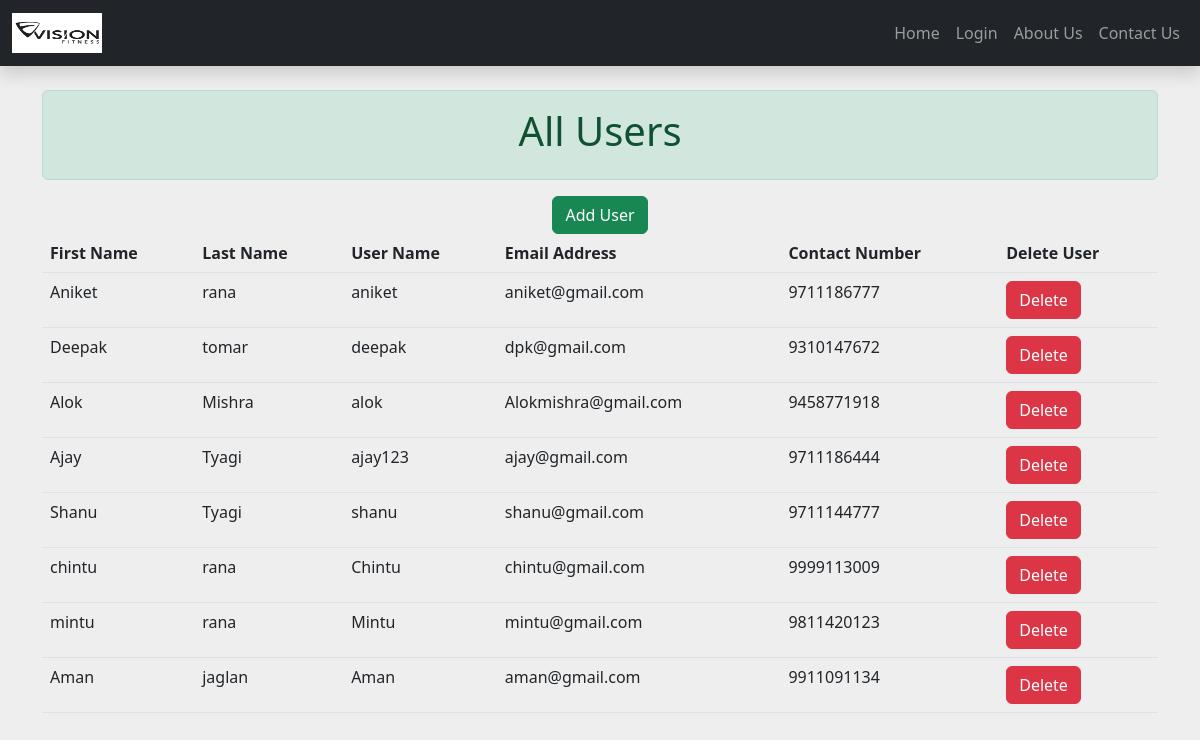
The page /all_users/ (signed in) on the database its author committed.
### health/models.py (models this page shows)
class UserModel(models.Model):
    user_id=models.ForeignKey(UserMaster, on_delete=models.CASCADE)
    contact_no= models.CharField(max_length=50)
    Age=models.IntegerField(null=True)
    Height=models.IntegerField(null=True)
    Weight=models.IntegerField(null=True)
    Gender=models.CharField(max_length=50)
    vegnonveg=models.CharField(max_length=50)
    goalweight=models.IntegerField(null=True)
    Balance=models.FloatField(null=True)
    expirydate=models.DateTimeField(null=True)

class UserMaster(models.Model):
    user_id=models.OneToOneField(User, on_delete=models.CASCADE)
    role=models.CharField(max_length=50)

### health/views.py (the view)
# urls.py: path('all_users/', views.all_users, name="all_users"),
def all_users(request):
  if "id" in request.session:
    users=UserModel.objects.all()
    print(users,"##################")
    return render(request, "health/all_users.html", {"users":users })
  return render(request,"health/login.html")

### health/Templates/health/all_users.html
{% extends "health/base.html" %}
{% block content %}
<div class="container mt-4">
  <div class="alert alert-success mb-3 text-center">
      <strong><h1>All Users</h1></strong>
    </div>
<div><center><a href="{% url 'add_user' %}" class="btn btn-success">Add User</a></center></div>
<table class="table">
    <thead class="thead-dark">
      <tr>
        <th scope="col">First Name</th>
        <th scope="col">Last Name</th>
        <th scope="col">User Name</th>
        <th scope="col">Email Address</th>
        <th scope="col">Contact Number</th>
        <th scope="col">Delete User</th>
      </tr>
    </thead>
    <tbody>
        {% for user in users %}
      <tr>
        <td>{{user.user_id.user_id.first_name}}</td>
        <td>{{user.user_id.user_id.last_name}}</td>
        <td>{{user.user_id.user_id.username}}</td>
        <td>{{user.user_id.user_id.email}}</td>
        <td>{{user.contact_no}}</td>
        <td><a href="{% url 'delete_users'  id=user.user_id.user_id.id %}" class="btn btn-danger" onclick="return confirm('Are you sure you want to delete this User')">Delete</a></td>
      </tr>
      {% endfor %}
    </tbody>
  </table>
</div>
  {% endblock %}

### rows shown on the page
UserModel: user_id.user_id.first_name "Aniket", user_id.user_id.last_name "rana", user_id.user_id.username "aniket", user_id.user_id.email "aniket@gmail.com", contact_no "9711186777"
UserModel: user_id.user_id.first_name "Deepak", user_id.user_id.last_name "tomar", user_id.user_id.username "deepak", user_id.user_id.email "dpk@gmail.com", contact_no "9310147672"
UserModel: user_id.user_id.first_name "Alok", user_id.user_id.last_name "Mishra", user_id.user_id.username "alok", user_id.user_id.email "Alokmishra@gmail.com", contact_no "9458771918"
UserModel: user_id.user_id.first_name "Ajay", user_id.user_id.last_name "Tyagi", user_id.user_id.username "ajay123", user_id.user_id.email "ajay@gmail.com", contact_no "9711186444"
UserModel: user_id.user_id.first_name "Shanu", user_id.user_id.last_name "Tyagi", user_id.user_id.username "shanu", user_id.user_id.email "shanu@gmail.com", contact_no "9711144777"
UserModel: user_id.user_id.first_name "chintu", user_id.user_id.last_name "rana", user_id.user_id.username "Chintu", user_id.user_id.email "chintu@gmail.com", contact_no "9999113009"
UserModel: user_id.user_id.first_name "mintu", user_id.user_id.last_name "rana", user_id.user_id.username "Mintu", user_id.user_id.email "mintu@gmail.com", contact_no "9811420123"
UserModel: user_id.user_id.first_name "Aman", user_id.user_id.last_name "jaglan", user_id.user_id.username "Aman", user_id.user_id.email "aman@gmail.com", contact_no "9911091134"
